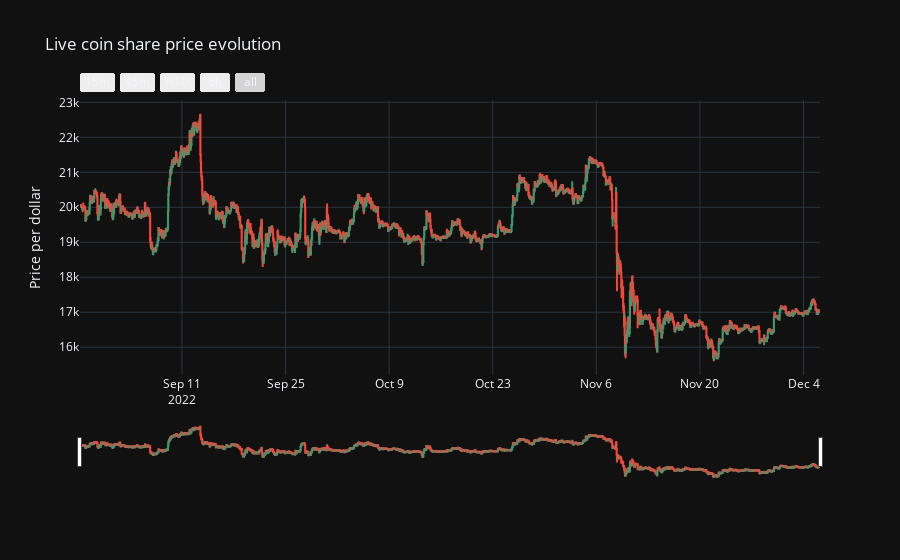

The notebook cell this image was saved under:
### Code cell
data('BTC-USD','2400h','1h')

### Figure 1 — Plotly figure (JSON) as saved in the notebook; plotly's stock layout.template omitted (floating-point values rounded to 4 significant figures; data arrays with more than 128 entries replaced by an {"elided": "..."} marker saying what was removed)
{"data": [{"close": {"elided": "2400 float values"}, "high": {"elided": "2400 float values"}, "low": {"elided": "2400 float values"}, "name": "market data", "open": {"elided": "2400 float values"}, "x": {"elided": "2400 str values"}, "type": "candlestick"}], "layout": {"title": {"text": "Live coin share price evolution"}, "yaxis": {"title": {"text": "Price per dollar"}}, "xaxis": {"rangeslider": {"visible": true}, "rangeselector": {"buttons": [{"count": 15, "label": "15m", "step": "minute", "stepmode": "backward"}, {"count": 45, "label": "45m", "step": "minute", "stepmode": "backward"}, {"count": 1, "label": "HTD", "step": "hour", "stepmode": "todate"}, {"count": 6, "label": "6h", "step": "hour", "stepmode": "backward"}, {"step": "all"}]}}}}
